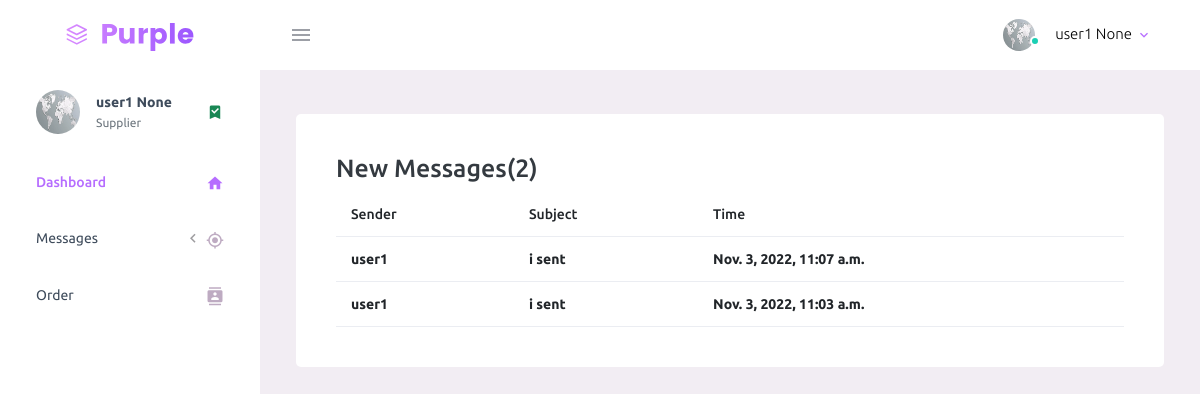
The app's page /message/messageSend/ (signed in) with its own data.
### users/models.py (models this page shows, shortened)
class profile(models.Model):
    Profile_Type=(
        ('Supplier','Supplier'),
        ('Consumer','Consumer'),
    )
    owner = models.ForeignKey(User, on_delete=models.CASCADE,blank=True,null=True)
    first_name = models.CharField(max_length=200,blank=True,null=True)
    last_name = models.CharField(max_length=200,blank=True,null=True)
    username = models.CharField(max_length=200,blank=True,null=True)
    role = models.CharField(max_length=200, choices=Profile_Type,blank=True,null=True)
    short_intro = models.CharField(max_length=200,blank=True,null=True)
    profile_image = models.ImageField(null=True,blank=True,upload_to='profiles/', default="profiles/user-default.png")
    bio = models.TextField(blank=True,null=True)
    email = models.EmailField(max_length=500,blank=True,null=True)
    location = models.CharField(max_length=150,blank=True,null=True)
    created = models.DateTimeField(auto_now_add=True)
    id = models.UUIDField(default=uuid.uuid4, unique=True, primary_key=True,editable=False)
    GST_Number = models.CharField(max_length=100,blank=True,null=True)
    Shop_Name = models.CharField(max_length=200,blank=True,null=True)
    is_active = models.BooleanField(default=False)
    Address = models.TextField(blank=True,null=True)
    featured_image = models.ImageField(null=True, blank=True, upload_to="service-images/")

### message/models.py (models this page shows)
class messageTo(models.Model):
    mess_receiver = models.ForeignKey(profile,on_delete=models.SET_NULL,null=True,related_name="messages")
    mess_sender = models.ForeignKey(profile,on_delete=models.SET_NULL,null=True)
    mess_service = models.ForeignKey(Event_Services,on_delete=models.CASCADE,null=True,blank= True)
    message = models.TextField(null=True,blank= True)
    email = models.EmailField(max_length=200, null=True, blank=True)
    subject = models.CharField(max_length=200, null=True, blank=True)
    is_read = models.BooleanField(default=False, null=True)
    created = models.DateTimeField(auto_now_add=True)
    id = models.UUIDField(default=uuid.uuid4, unique=True, primary_key=True,editable=False)
    class Meta:
        ordering = ['-created']

### message/views.py (the view)
# urls.py: path('messageSend/', views.MessageSendPage,name='messageSendPage'),
@login_required(login_url='login')
def MessageSendPage(request):
    id = request.user.profile_set.values()[0]['id']
    profiles =profile.objects.get(pk=id)
    messageRequests = profiles.messageto_set.filter(mess_sender=profiles)
    unreadCount = messageRequests.filter(is_read=False).count()
    context = {'messageRequests': messageRequests, 'unreadCount': unreadCount,'profile':profiles}
    if profiles.role == 'Supplier':
        return render(request,'message.html',context)
    if profiles.role == 'Consumer':
        return render(request,'customer/message.html',context)

### templates/message.html
{% extends 'main.html' %}
{% block content %}
<div class="col-lg-12 grid-margin stretch-card">
    <div class="card">
      <div class="card-body">
        <h3 class="inbox__title">New Messages(<span>{{unreadCount}}</span>)</h3>
        <table class="table table-hover">
          <thead>
            <tr>
              <th scope="col">Sender</th>
              <th scope="col">Subject</th>
              <th scope="col">Time</th>
            </tr>
          </thead>
          <tbody>
            {% for message in messageRequests %}
              {% if message.is_read == False %}
                <tr class="message font-weight-bold" href="#">
              {% else %}
                <tr class="message text-light" href="#">
                {% endif %}
                <td>{{message.mess_sender.first_name}}</td>
                <td>{{message.subject}}</td>
                <td>{{message.created}}</td>
              </tr>
            {% endfor %}
          </tbody>
        </table>
      </div>
    </div>
  </div>
{% endblock content %}

### templates/main.html (shortened to what this page needs)
{% load static %}
<!DOCTYPE html>
<html lang="en">
<head>
    {% include "css.html" %}
</head>
<body>
    <div class="container-scroller">
    {% include "nav.html" %}
        <div class="container-fluid page-body-wrapper">
            <nav class="sidebar sidebar-offcanvas" id="sidebar">
                <ul class="nav">
                    <li class="nav-item nav-profile">
                    <a href="{% url 'my-account' %}" class="nav-link">
                        <div class="nav-profile-image">
                        <img src="{{profile.profile_image.url}}" alt="profile">
                        </div>
                        <div class="nav-profile-text d-flex flex-column">
                        <span class="font-weight-bold mb-2">{{profile.first_name}} {{profile.last_name}}</span>
                        <span class="text-secondary text-small">{{profile.role}}</span>
                        </div>
                        <i class="mdi mdi-bookmark-check text-success nav-profile-badge"></i>
                    </a>
                    </li>
                    <li class="nav-item">
                    <a class="nav-link" href="index.html">
                        <span class="menu-title">Dashboard</span>
                        <i class="mdi mdi-home menu-icon"></i>
                    </a>
                    </li>
                    <li class="nav-item">
                    <a class="nav-link" data-bs-toggle="collapse" href="{% url 'services' %}  #ui-basic" aria-expanded="false" aria-controls="ui-basic">
                        <span class="menu-title">Messages</span>
                        <i class="menu-arrow"></i>
                        <i class="mdi mdi-crosshairs-gps menu-icon"></i>
                    </a>
                    </li>
                    <li class="nav-item">
                    <a class="nav-link" href="{% url 'my-order' %}">
                        <span class="menu-title">Order</span>
                        <i class="mdi mdi-contacts menu-icon"></i>
                    </a>
                </ul>
            </nav>
            <div class="main-panel">
                <div class="content-wrapper">
                {% block content %}
                {% endblock content %}
                </div>
            </div>
        </div>
    </div>
</body>
</html>

### templates/nav.html (shortened to what this page needs)
<nav class="navbar default-layout-navbar col-lg-12 col-12 p-0 fixed-top d-flex flex-row">
    <div class="text-center navbar-brand-wrapper d-flex align-items-center justify-content-center">
      <a class="navbar-brand brand-logo" href="{% url 'services' %}"><img src="assets/images/logo.svg" alt="logo" /></a>
    </div>
    <div class="navbar-menu-wrapper d-flex align-items-stretch">
      <button class="navbar-toggler navbar-toggler align-self-center" type="button" data-toggle="minimize">
        <span class="mdi mdi-menu"></span>
      </button>
      <ul class="navbar-nav navbar-nav-right">
        <li class="nav-item nav-profile dropdown">
          <a class="nav-link dropdown-toggle" id="profileDropdown" href="#" data-bs-toggle="dropdown" aria-expanded="false">
            <div class="nav-profile-img">
              <img src="{{profile.profile_image.url}}" alt="image">
              <span class="availability-status online"></span>
            </div>
            <div class="nav-profile-text">
              <p class="mb-1 text-black">{{profile.first_name}} {{profile.last_name}}</p>
            </div>
          </a>
        </li>
      </ul>
    </div>
  </nav>

### records on screen
profile: profile_image (picture), first_name "user1", last_name "None", role "Supplier"
messageTo: mess_sender.first_name "user1", subject "i sent", created "Nov. 3, 2022, 11:07 a.m."
messageTo: mess_sender.first_name "user1", subject "i sent", created "Nov. 3, 2022, 11:03 a.m."

### other values on screen
{{ unreadCount }} "2"
